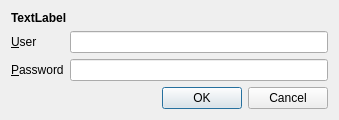
<?xml version="1.0" encoding="UTF-8"?>
<ui version="4.0">
 <class>AuthDlg</class>
 <widget class="QDialog" name="AuthDlg">
  <property name="geometry">
   <rect>
    <x>0</x>
    <y>0</y>
    <width>339</width>
    <height>114</height>
   </rect>
  </property>
  <property name="windowTitle">
   <string>Dialog</string>
  </property>
  <layout class="QVBoxLayout" name="verticalLayout">
   <item>
    <widget class="QLabel" name="_realm">
     <property name="font">
      <font>
       <weight>75</weight>
       <bold>true</bold>
      </font>
     </property>
     <property name="text">
      <string>TextLabel</string>
     </property>
    </widget>
   </item>
   <item>
    <layout class="QFormLayout" name="formLayout">
     <item row="0" column="0">
      <widget class="QLabel" name="label">
       <property name="text">
        <string>&amp;User</string>
       </property>
       <property name="buddy">
        <cstring>_user</cstring>
       </property>
      </widget>
     </item>
     <item row="0" column="1">
      <widget class="QLineEdit" name="_user"/>
     </item>
     <item row="1" column="0">
      <widget class="QLabel" name="label_2">
       <property name="text">
        <string>&amp;Password</string>
       </property>
       <property name="buddy">
        <cstring>_passwd</cstring>
       </property>
      </widget>
     </item>
     <item row="1" column="1">
      <widget class="QLineEdit" name="_passwd">
       <property name="echoMode">
        <enum>QLineEdit::Password</enum>
       </property>
      </widget>
     </item>
    </layout>
   </item>
   <item>
    <widget class="QDialogButtonBox" name="buttonBox">
     <property name="orientation">
      <enum>Qt::Horizontal</enum>
     </property>
     <property name="standardButtons">
      <set>QDialogButtonBox::Cancel|QDialogButtonBox::Ok</set>
     </property>
    </widget>
   </item>
  </layout>
 </widget>
 <resources/>
 <connections>
  <connection>
   <sender>buttonBox</sender>
   <signal>accepted()</signal>
   <receiver>AuthDlg</receiver>
   <slot>accept()</slot>
   <hints>
    <hint type="sourcelabel">
     <x>248</x>
     <y>254</y>
    </hint>
    <hint type="destinationlabel">
     <x>157</x>
     <y>274</y>
    </hint>
   </hints>
  </connection>
  <connection>
   <sender>buttonBox</sender>
   <signal>rejected()</signal>
   <receiver>AuthDlg</receiver>
   <slot>reject()</slot>
   <hints>
    <hint type="sourcelabel">
     <x>316</x>
     <y>260</y>
    </hint>
    <hint type="destinationlabel">
     <x>286</x>
     <y>274</y>
    </hint>
   </hints>
  </connection>
 </connections>
</ui>
